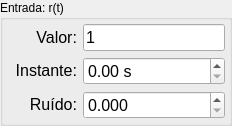
            <widget class="QGroupBox" name="groupBoxRt">
             <property name="minimumSize">
              <size>
               <width>220</width>
               <height>0</height>
              </size>
             </property>
             <property name="maximumSize">
              <size>
               <width>250</width>
               <height>16777215</height>
              </size>
             </property>
             <property name="toolTip">
              <string>Parâmetros da entrada de referência</string>
             </property>
             <property name="title">
              <string>Entrada: r(t)</string>
             </property>
             <layout class="QGridLayout" name="gridLayout_4">
              <property name="margin">
               <number>4</number>
              </property>
              <item row="0" column="0">
               <widget class="QLabel" name="labelRvalue">
                <property name="sizePolicy">
                 <sizepolicy hsizetype="Preferred" vsizetype="Preferred">
                  <horstretch>0</horstretch>
                  <verstretch>0</verstretch>
                 </sizepolicy>
                </property>
                <property name="minimumSize">
                 <size>
                  <width>70</width>
                  <height>0</height>
                 </size>
                </property>
                <property name="maximumSize">
                 <size>
                  <width>70</width>
                  <height>25</height>
                 </size>
                </property>
                <property name="font">
                 <font>
                  <pointsize>12</pointsize>
                 </font>
                </property>
                <property name="text">
                 <string>Valor:</string>
                </property>
                <property name="alignment">
                 <set>Qt::AlignRight|Qt::AlignTrailing|Qt::AlignVCenter</set>
                </property>
               </widget>
              </item>
              <item row="0" column="1">
               <widget class="QLineEdit" name="lineEditRvalue">
                <property name="sizePolicy">
                 <sizepolicy hsizetype="Expanding" vsizetype="Minimum">
                  <horstretch>0</horstretch>
                  <verstretch>0</verstretch>
                 </sizepolicy>
                </property>
                <property name="minimumSize">
                 <size>
                  <width>0</width>
                  <height>25</height>
                 </size>
                </property>
                <property name="maximumSize">
                 <size>
                  <width>16777215</width>
                  <height>35</height>
                 </size>
                </property>
                <property name="font">
                 <font>
                  <pointsize>12</pointsize>
                 </font>
                </property>
                <property name="toolTip">
                 <string>Valor do degrau ou função do tempo da entrada</string>
                </property>
                <property name="text">
                 <string notr="true">1</string>
                </property>
               </widget>
              </item>
              <item row="1" column="0">
               <widget class="QLabel" name="labelRtime">
                <property name="sizePolicy">
                 <sizepolicy hsizetype="Preferred" vsizetype="Preferred">
                  <horstretch>0</horstretch>
                  <verstretch>0</verstretch>
                 </sizepolicy>
                </property>
                <property name="minimumSize">
                 <size>
                  <width>70</width>
                  <height>0</height>
                 </size>
                </property>
                <property name="maximumSize">
                 <size>
                  <width>70</width>
                  <height>25</height>
                 </size>
                </property>
                <property name="font">
                 <font>
                  <pointsize>12</pointsize>
                 </font>
                </property>
                <property name="text">
                 <string>Instante:</string>
                </property>
                <property name="alignment">
                 <set>Qt::AlignRight|Qt::AlignTrailing|Qt::AlignVCenter</set>
                </property>
               </widget>
              </item>
              <item row="1" column="1">
               <widget class="QDoubleSpinBox" name="doubleSpinBoxRtime">
                <property name="sizePolicy">
                 <sizepolicy hsizetype="Expanding" vsizetype="Minimum">
                  <horstretch>0</horstretch>
                  <verstretch>0</verstretch>
                 </sizepolicy>
                </property>
                <property name="minimumSize">
                 <size>
                  <width>0</width>
                  <height>25</height>
                 </size>
                </property>
                <property name="maximumSize">
                 <size>
                  <width>16777215</width>
                  <height>35</height>
                 </size>
                </property>
                <property name="font">
                 <font>
                  <pointsize>12</pointsize>
                  <weight>50</weight>
                  <bold>false</bold>
                 </font>
                </property>
                <property name="toolTip">
                 <string>Instante de tempo em que a entrada será aplicada</string>
                </property>
                <property name="suffix">
                 <string notr="true"> s</string>
                </property>
                <property name="minimum">
                 <double>0.000000000000000</double>
                </property>
                <property name="maximum">
                 <double>10.000000000000000</double>
                </property>
                <property name="value">
                 <double>0.000000000000000</double>
                </property>
               </widget>
              </item>
              <item row="2" column="0">
               <widget class="QLabel" name="labelRnoise">
                <property name="sizePolicy">
                 <sizepolicy hsizetype="Preferred" vsizetype="Preferred">
                  <horstretch>0</horstretch>
                  <verstretch>0</verstretch>
                 </sizepolicy>
                </property>
                <property name="minimumSize">
                 <size>
                  <width>70</width>
                  <height>0</height>
                 </size>
                </property>
                <property name="maximumSize">
                 <size>
                  <width>70</width>
                  <height>25</height>
                 </size>
                </property>
                <property name="font">
                 <font>
                  <pointsize>12</pointsize>
                 </font>
                </property>
                <property name="text">
                 <string>Ruído:</string>
                </property>
                <property name="alignment">
                 <set>Qt::AlignRight|Qt::AlignTrailing|Qt::AlignVCenter</set>
                </property>
               </widget>
              </item>
              <item row="2" column="1">
               <widget class="QDoubleSpinBox" name="doubleSpinBoxRnoise">
                <property name="sizePolicy">
                 <sizepolicy hsizetype="Expanding" vsizetype="Minimum">
                  <horstretch>0</horstretch>
                  <verstretch>0</verstretch>
                 </sizepolicy>
                </property>
                <property name="minimumSize">
                 <size>
                  <width>0</width>
                  <height>25</height>
                 </size>
                </property>
                <property name="maximumSize">
                 <size>
                  <width>16777215</width>
                  <height>35</height>
                 </size>
                </property>
                <property name="font">
                 <font>
                  <pointsize>12</pointsize>
                  <weight>50</weight>
                  <bold>false</bold>
                 </font>
                </property>
                <property name="toolTip">
                 <string>Desvio padrão do ruído a ser aplicado na entrada r(t)</string>
                </property>
                <property name="decimals">
                 <number>3</number>
                </property>
                <property name="minimum">
                 <double>0.000000000000000</double>
                </property>
                <property name="maximum">
                 <double>10.000000000000000</double>
                </property>
                <property name="singleStep">
                 <double>0.005000000000000</double>
                </property>
                <property name="value">
                 <double>0.000000000000000</double>
                </property>
               </widget>
              </item>
             </layout>
            </widget>
